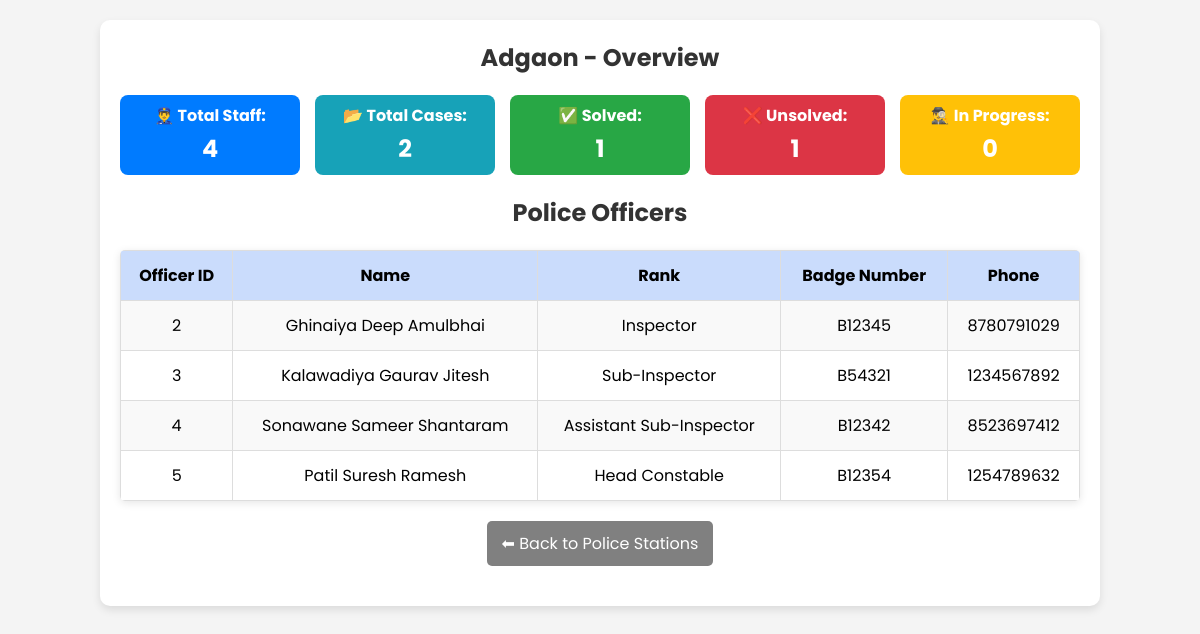
Screenshot of /Admin/station_details.php?id=1 with the database file from the repository.
### tables this page shows
CREATE TABLE `police_stations` (
  `id` int(11) NOT NULL,
  `station_name` varchar(100) NOT NULL,
  `location` varchar(255) NOT NULL
);

CREATE TABLE `police_officers` (
  `id` int(11) NOT NULL,
  `name` varchar(100) NOT NULL,
  `rank` varchar(50) NOT NULL,
  `badge_number` varchar(50) NOT NULL,
  `phone` varchar(15) NOT NULL,
  `station_id` int(11) NOT NULL
);

### Admin/station_details.php (the view, shortened to what this page needs)
<?php
include 'config.php';
$station_id = $_GET['id'];
$station = $con->query("SELECT * FROM police_stations WHERE id = $station_id")->fetch_assoc();
$staffCount = $con->query("SELECT COUNT(*) as total FROM police_officers WHERE station_id = $station_id")->fetch_assoc()['total'];
$caseCount = $con->query("SELECT COUNT(*) as total FROM crime_reports WHERE police_station_id = $station_id")->fetch_assoc()['total'];
$solvedCount = $con->query("SELECT COUNT(*) as total FROM crime_reports WHERE police_station_id = $station_id AND status = 'Solved'")->fetch_assoc()['total'];
$unsolvedCount = $con->query("SELECT COUNT(*) as total FROM crime_reports WHERE police_station_id = $station_id AND status = 'Unsolved'")->fetch_assoc()['total'];
$inProgressCount = $con->query("SELECT COUNT(*) as total FROM crime_reports WHERE police_station_id = $station_id AND status = 'In Progress'")->fetch_assoc()['total'];
$officers = $con->query("SELECT * FROM police_officers WHERE station_id = $station_id");
?>
<!DOCTYPE html>
<html lang="en">
<head>
    <link rel="stylesheet" href="style.css">
</head>
<body>
    <div class="container">
        <h2><?= $station['station_name'] ?> - Overview</h2>
        <div class="stats">
            <div class="card staff">
                <div class="card-title">👮‍♂️ Total Staff:</div>
                <span><?= $staffCount ?></span>
            </div>
            <div class="card cases">
                <div class="card-title">📂 Total Cases:</div>
                <span><?= $caseCount ?></span>
            </div>
            <div class="card solved">
                <div class="card-title">✅ Solved:</div>
                <span><?= $solvedCount ?></span>
            </div>
            <div class="card unsolved">
                <div class="card-title">❌ Unsolved:</div>
                <span><?= $unsolvedCount ?></span>
            </div>
            <div class="card progress">
                <div class="card-title">🕵️‍♂️ In Progress:</div>
                <span><?= $inProgressCount ?></span>
            </div>
        </div>
        <div class="table-container">
            <h2>Police Officers</h2>
            <table>
                <tr>
                    <th>Officer ID</th>
                    <th>Name</th>
                    <th>Rank</th>
                    <th>Badge Number</th>
                    <th>Phone</th>
                </tr>
                <?php while ($officer = $officers->fetch_assoc()): ?>
                    <tr>
                        <td><?= $officer['id'] ?></td>
                        <td><?= $officer['name'] ?></td>
                        <td><?= $officer['rank'] ?></td>
                        <td><?= $officer['badge_number'] ?></td>
                        <td><?= $officer['phone'] ?></td>
                    </tr>
                <?php endwhile; ?>
            </table>
        </div>
        <a href="police_station.php" class="btn-back">⬅ Back to Police Stations</a>
    </div>
</body>
</html>

### Admin/style.css (style rules this page uses)
* { margin: 0; padding: 0; box-sizing: border-box; font-family: "Poppins", sans-serif; text-decoration: none; }
:root { --background-color1: #fafaff; --background-color2: #ffffff; --background-color3: #ededed; --background-color4: #cad7fda4; --primary-color: #4b49ac; --secondary-color: #0c007d; --Border-color: #3f0097; --one-use-color: #3f0097; --two-use-color: #5500cb; }
body { background-color: var(--background-color4); max-width: 100%; overflow-x: hidden; }

### Admin/station_details.php (style rules this page uses)
body { font-family: Arial, sans-serif; background: #f4f4f4; margin: 0; padding: 0; }
.container { width: 90%; max-width: 1000px; margin: 20px auto; padding: 20px; background: white; border-radius: 10px; box-shadow: 0 4px 8px rgba(0, 0, 0, 0.1); }
h2 { text-align: center; color: #333; margin-bottom: 20px; }
.stats { display: flex; justify-content: space-between; gap: 15px; margin-bottom: 20px; }
.card { flex: 1; padding: 15px; border-radius: 8px; color: white; text-align: center; font-size: 16px; font-weight: bold; display: flex; flex-direction: column; justify-content: center; align-items: center; height: 80px; line-height: 1.4; }
.card span { display: block; font-size: 24px; font-weight: bold; margin-top: 5px; }
.card-title { display: flex; align-items: center; justify-content: center; gap: 8px; font-size: 16px; font-weight: bold; white-space: nowrap; }
.card.staff { background: #007bff; }
.card.cases { background: #17a2b8; }
.card.solved { background: #28a745; }
.card.unsolved { background: #dc3545; }
.card.progress { background: #ffc107; }
.table-container { margin-top: 20px; }
table { width: 100%; border-collapse: collapse; margin-top: 10px; background: white; border-radius: 5px; overflow: hidden; box-shadow: 0 2px 8px rgba(0, 0, 0, 0.1); }
th, td { border: 1px solid #ddd; padding: 12px; text-align: center; }
th { background: #cadcfc; color: black; }
tr:nth-child(even) { background: #f9f9f9; }
.btn-back { display: block; padding: 10px 15px; background: gray; color: white; text-decoration: none; border-radius: 5px; margin: 20px auto; width: fit-content; text-align: center; }

### rows the page displays
police_stations: station_name "Adgaon"
police_officers: id "2", name "Ghinaiya Deep Amulbhai", rank "Inspector", badge_number "B12345", phone "8780791029"
police_officers: id "3", name "Kalawadiya Gaurav Jitesh", rank "Sub-Inspector", badge_number "B54321", phone "1234567892"
police_officers: id "4", name "Sonawane Sameer Shantaram", rank "Assistant Sub-Inspector", badge_number "B12342", phone "8523697412"
police_officers: id "5", name "Patil Suresh Ramesh", rank "Head Constable", badge_number "B12354", phone "1254789632"

### other values shown
$staffCount "4"
$caseCount "2"
$solvedCount "1"
$unsolvedCount "1"
$inProgressCount "0"
